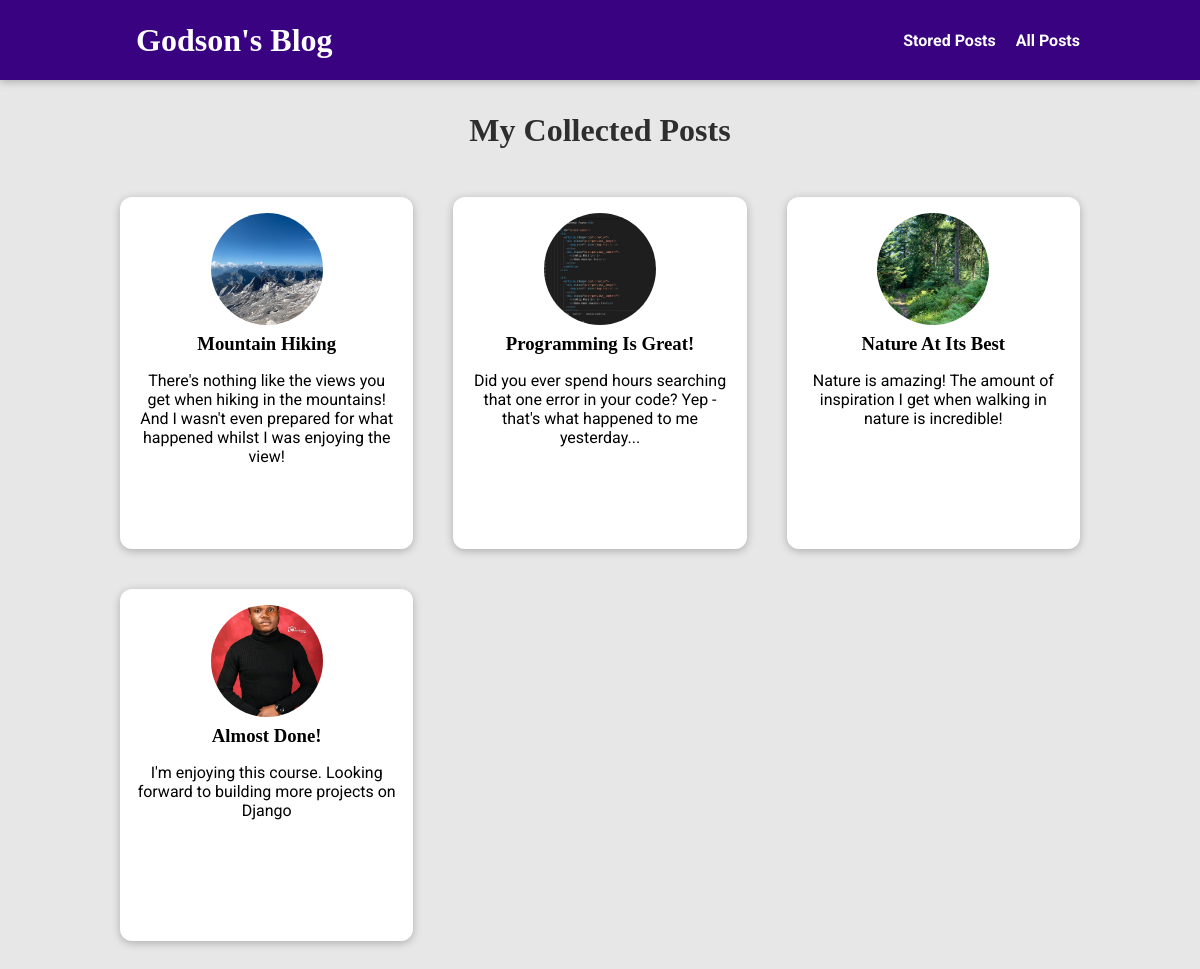
The page /posts on the database its author committed.
### blog/models.py (models this page shows, shortened)
class Post(models.Model):
    title = models.CharField(max_length=150)
    excerpt = models.CharField(max_length=200)
    image = models.ImageField(upload_to="posts", null=True)
    date = models.DateField(auto_now=True)
    slug = models.SlugField(unique=True, db_index=True)
    content = models.TextField(validators=[MinLengthValidator(10)])
    author = models.ForeignKey(Author, on_delete=models.SET_NULL, null=True, related_name="posts")
    tags = models.ManyToManyField(Tag)

### blog/views.py (the view)
# urls.py: path("posts", views.AllPostsView.as_view(), name="posts-page"),
class AllPostsView(ListView):
    template_name = "blog/all-posts.html"
    model = Post
    ordering = ["-date"]
    context_object_name = "all_posts"

### blog/templates/blog/all-posts.html (shortened to what this page needs)
{% extends "base.html" %}
{% load static %}
{% block css_files %}
  <link rel="stylesheet" href="{% static 'blog/post.css' %}" />
  <link rel="stylesheet" href="{% static 'blog/all-posts.css' %}" />
{% endblock %}
{% block content %}
<section id="all-posts">
    <h2>My Collected Posts</h2>
    <ul>
        {% for post in all_posts %}
            {% include "blog/includes/post.html" %}
        {% endfor %}
    </ul>
</section>
{% endblock %}

### blog/templates/blog/includes/post.html
<li>
    <article class="post">
        <a href="{% url 'post-detail-page' post.slug %}">
            <img src="{{ post.image.url }}" alt="{{ post.title }}" />
            <div class="post__content">
                <h3>{{ post.title }}</h3>
                <p>
                    {{post.excerpt}}
                </p>
            </div>
        </a>
    </article>
</li>

### static/app.css (style rules this page uses)
* { box-sizing: border-box; }
html { font-family: "Roboto", sans-serif; }
body { margin: 0; }
h1, h2, h3 { font-family: "Caveat", cursive; font-weight: bold; }

### blog/static/blog/post.css (style rules this page uses)
.post { display: flex; flex-direction: column; align-items: center; text-align: center; }
.post a { text-decoration: none; color: black; transition: all 0.2s ease; padding: 1rem; }
.post img { width: 5rem; height: 5rem; object-fit: cover; border-radius: 50%; }
.post h3 { margin: 0.25rem 0; }
body { background-color: #e7e7e7; }

### blog/static/blog/all-posts.css (style rules this page uses)
body { background-color: #e7e7e7; }
#all-posts { margin: 7rem auto; width: 90%; max-width: 60rem; }
#all-posts h2 { text-align: center; font-size: 2rem; color: #2e2e2e; margin: 3rem 0; }
ul { list-style: none; margin: 0; padding: 0; display: grid; grid-template-columns: repeat(auto-fill, minmax(17rem, 1fr)); gap: 2.5rem; }
.post img { width: 7rem; height: 7rem; }
.post a { height: 22rem; transform-origin: center; box-shadow: 0 2px 8px rgba(0, 0, 0, 0.25); border-radius: 12px; background-color: white; }

### rows shown on the page
Post: image (picture), title "Mountain Hiking", excerpt "There's nothing like the views you get when hiking in the mountains! And I wasn't even prepared for what happened whilst I was enjoying the view!"
Post: image (picture), title "Programming Is Great!", excerpt "Did you ever spend hours searching that one error in your code? Yep - that's what happened to me yesterday..."
Post: image (picture), title "Nature At Its Best", excerpt "Nature is amazing! The amount of inspiration I get when walking in nature is incredible!"
Post: image (picture), title "Almost Done!", excerpt "I'm enjoying this course. Looking forward to building more projects on Django"
